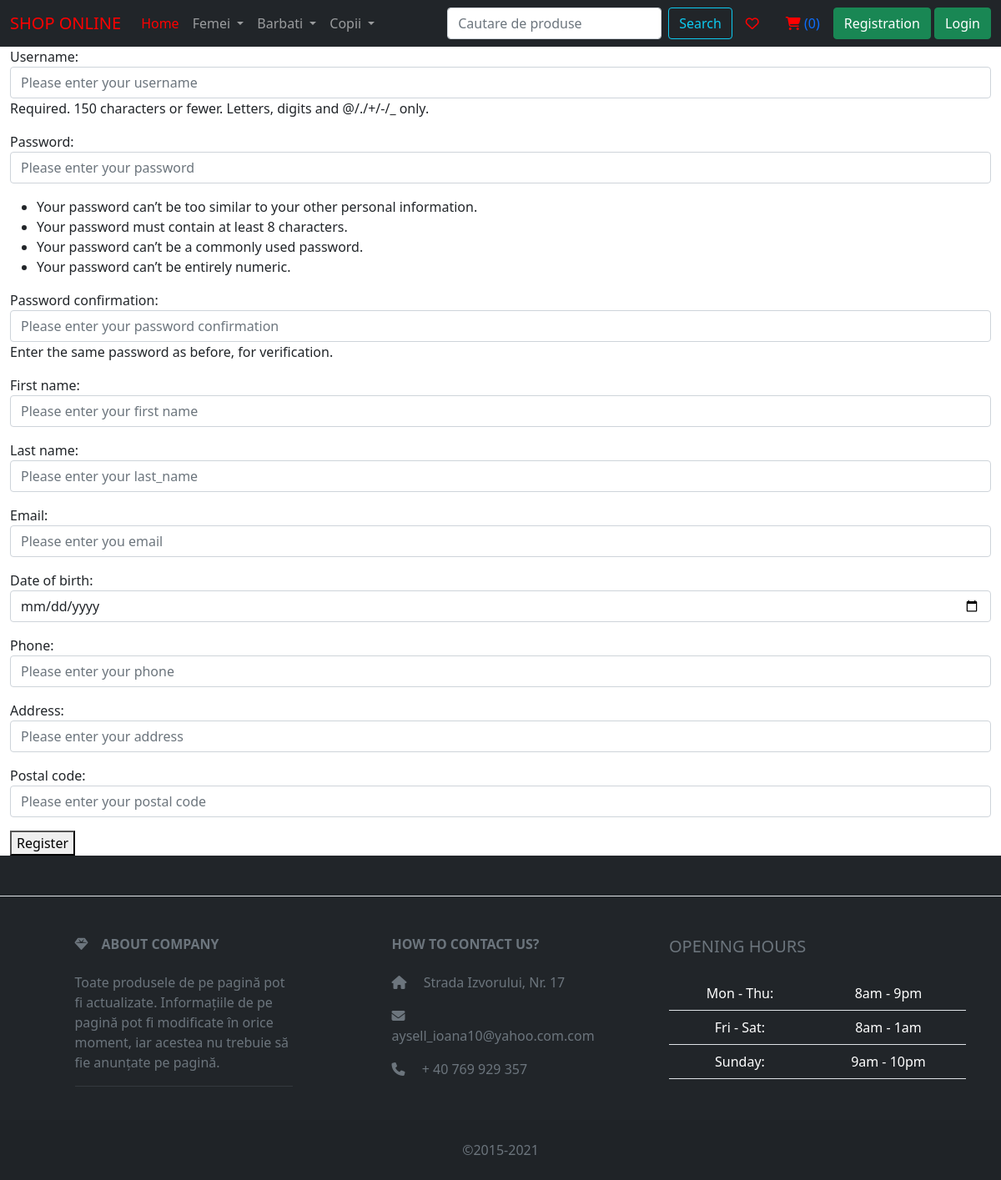
The app's page /registration with its own data.
### shop/models.py (models this page shows, shortened)
class Category(models.Model):
    name = models.CharField(max_length=30)
    parent_category = models.ForeignKey("self", on_delete=models.CASCADE, null=True, blank=True)

### shop/views.py (the view)
# urls.py: path('registration', views.registration_view, name='registration'),
def registration_view(request):
    if request.method == "POST":
        user_form = UserForm(request.POST)
        client_form = ClientForm(request.POST)
        if user_form.is_valid() and client_form.is_valid():
            user = user_form.save()
            client = client_form.save()
            client.user = user
            client.save()
            return redirect(reverse_lazy('login'))
    else:
        user_form = UserForm()
        client_form = ClientForm()
    return render(request, 'registration.html', {'user_form': user_form, 'client_form': client_form})

### shop/forms.py
class UserForm(UserCreationForm):
    class Meta:
        model = User
        fields = ['username']
        widgets = {
            'username': TextInput(attrs={'placeholder': 'Please enter your username', 'class': 'form-control'}),
        }
    def __init__(self, *args, **kwargs):
        super(UserForm, self).__init__(*args, **kwargs)
        self.fields['password1'].widget.attrs['class'] = 'form-control'
        self.fields['password1'].widget.attrs['placeholder'] = 'Please enter your password'
        self.fields['password2'].widget.attrs['class'] = 'form-control'
        self.fields['password2'].widget.attrs['placeholder'] = 'Please enter your password confirmation'

class ClientForm(forms.ModelForm):
    class Meta:
        model = Client
        fields = ['first_name', 'last_name', 'email', 'date_of_birth', 'phone', 'address','postal_code']
        widgets = {
            'first_name': TextInput(attrs={'placeholder': 'Please enter your first name',
                                           'class': 'form-control'}),
            'last_name': TextInput(attrs={'placeholder':'Please enter your last_name', 'class':'form-control'}),
            'email': TextInput(attrs={'placeholder': 'Please enter you email', 'class': 'form-control'}),
            'date_of_birth': TextInput(
                attrs={'placeholder': 'Please enter your date of birth', 'class': 'form-control', 'type': 'date'}),
            'phone': TextInput(attrs={'placeholder': 'Please enter your phone', 'class': 'form-control'}),
            'address': TextInput(attrs={'placeholder': 'Please enter your address', 'class': 'form-control'}),
            'postal_code': TextInput(attrs={'placeholder': 'Please enter your postal code', 'class': 'form-control'}),
        }

### shop/context_processor.py (called while the page is built)
def provide_navbar_data(request):
    main_categorys = Category.objects.filter(parent_category=None)
    all_categorys = Category.objects.all()
    if request.user.is_authenticated:
        open_cart = get_open_cart(request)
        cart_items = CartItem.objects.filter(cart=open_cart)
        cart_item_count = cart_items.count()
    else:
        cart_item_count = 0
    return {"main_categorys": main_categorys, "all_categorys": all_categorys, 'cart_item_count': cart_item_count}

### templates/registration.html (shortened to what this page needs)
{% extends 'base_shop.html' %}
{% block content %}
    <form method="post">
    {{ user_form.as_p }}
    {{ client_form.as_p }}
    <button type="submit">Register</button>
    </form>
{% endblock %}

### templates/base_shop.html (shortened to what this page needs)
<!doctype html>
<html lang="en">
<head>
    <link href="https://cdn.jsdelivr.net/npm/bootstrap@5.0.2/dist/css/bootstrap.min.css" rel="stylesheet"
>
</head>
<body>
<nav class="navbar navbar-expand-lg navbar-dark bg-dark">
    <div class="container-fluid">
        <div class="collapse navbar-collapse" id="navbarTogglerDemo01">
            <a class="navbar-brand" style="color:red" href="#">SHOP ONLINE</a>
            <ul class="navbar-nav me-auto mb-2 mb-lg-0">
                <li class="nav-item">
                    <a class="nav-link active" aria-current="page" href="{% url 'index' %}" style="color: red">Home</a>
                </li>
                {% for main_category in main_categorys %}
                    <li class="nav-item dropdown">
                        <a class="nav-link dropdown-toggle" href="#" id="navbarDropdown" role="button"
                           data-bs-toggle="dropdown" aria-expanded="false">
                            {{ main_category.name }}
                        </a>
                    </li>
                {% endfor %}
            </ul>
            <form class="d-flex" action="{% url 'search' %}">
                <input class="form-control me-2" type="search" placeholder="Cautare de produse" name="search_query" aria-label="Search">
                <button class="btn btn-outline-info" type="submit">Search</button>
            </form>
        <a class="nav-link " href="{% url 'wishlist' %}"><i class="far fa-heart"
                                                                 style="color:red"></i></a>
            <a class="nav-link " href="{% url 'open_cart' %}"><i class="fas fa-shopping-cart"
                                                                 style="color:red"></i> ({{ cart_item_count }})</a>
        <div>
            {% if request.user.is_authenticated %}
            {% else %}
                <a class="btn btn-success" href="{% url 'registration' %}">Registration</a>
                <a class="btn btn-success" href="{% url 'login' %}">Login</a>
            {% endif %}
        </div>
    </div>
    </div>
</nav>
<div class="container-fluid">
    {% block content %}
    {% endblock %}
</div>
<footer class="text-center text-lg-start bg-dark text-muted">
    <section
            class="d-flex justify-content-center justify-content-lg-between p-4 border-bottom"
    >
    </section>
    <section class="">
        <div class="container text-center text-md-start mt-5">
            <div class="row mt-3">
                <div class="col-md-3 col-lg-4 col-xl-3 mx-auto mb-4">
                    <h6 class="text-uppercase fw-bold mb-4">
                        <i class="fas fa-gem me-3"></i>ABOUT COMPANY
                    </h6>
                    <p>
                        Toate produsele de pe pagină pot fi actualizate. Informațiile de pe pagină pot fi modificate în
                        orice moment, iar acestea nu trebuie să fie anunțate pe pagină.
                    <hr>
                    </p>
                </div>
                <div class="col-md-4 col-lg-3 col-xl-3 mx-auto mb-md-0 mb-4">
                    <h6 class="text-uppercase fw-bold mb-4">
                        HOW TO CONTACT US?
                    </h6>
                    <p><i class="fas fa-home me-3"></i> Strada Izvorului, Nr. 17</p>
                    <p>
                        <i class="fas fa-envelope me-3"></i>
                        aysell_ioana10@yahoo.com.com
                    </p>
                    <p><i class="fas fa-phone me-3"></i> + 40 769 929 357</p>
                </div>
                <div class="col-lg-4 col-md-6 mb-4 mb-md-0">
                    <h5 class="text-uppercase mb-4">Opening hours</h5>
                    <table class="table text-center text-white">
                        <tbody class="font-weight-normal">
                        <tr>
                            <td>Mon - Thu:</td>
                            <td>8am - 9pm</td>
                        </tr>
                        <tr>
                            <td>Fri - Sat:</td>
                            <td>8am - 1am</td>
                        </tr>
                        <tr>
                            <td>Sunday:</td>
                            <td>9am - 10pm</td>
                        </tr>
                        </tbody>
                    </table>
                </div>
            </div>
        </div>
    </section>
    <div class="text-center p-4" style="background-color: rgba(0, 0, 0, 0.05);">
        ©2015-2021
    </div>
</footer>
</body>
</html>

### records on screen
Category: name "Femei"
Category: name "Barbati"
Category: name "Copii"

### other values on screen
{{ cart_item_count }} "0"
